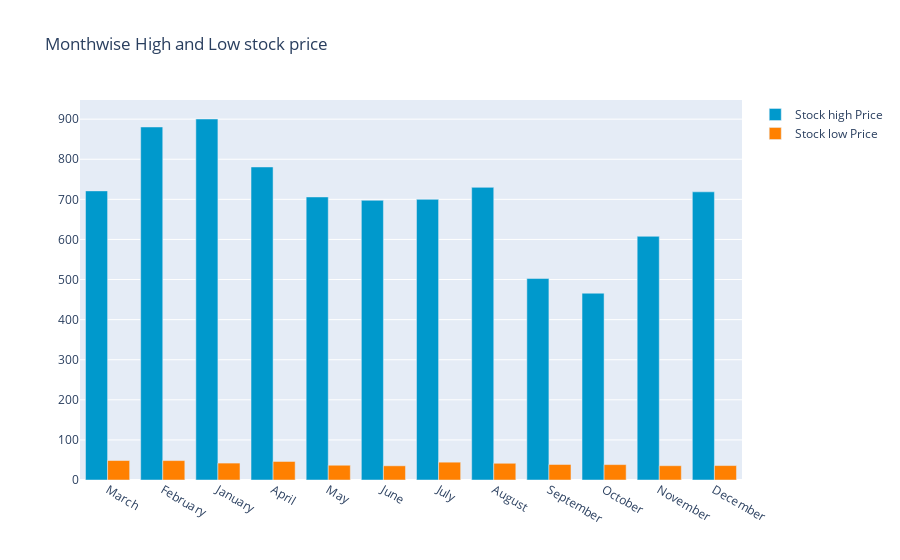

The code cell stored with this chart in its notebook:
### Code cell
maindf.groupby(maindf['date'].dt.strftime('%B'))['low'].min()
monthvise_high = maindf.groupby(maindf['date'].dt.strftime('%B'))['high'].max()
monthvise_high = monthvise_high.reindex(new_order, axis=0)

monthvise_low = maindf.groupby(maindf['date'].dt.strftime('%B'))['low'].min()
monthvise_low = monthvise_low.reindex(new_order, axis=0)

fig = go.Figure()
fig.add_trace(go.Bar(
    x=monthvise_high.index,
    y=monthvise_high,
    name='Stock high Price',
    marker_color='rgb(0, 153, 204)'
))
fig.add_trace(go.Bar(
    x=monthvise_low.index,
    y=monthvise_low,
    name='Stock low Price',
    marker_color='rgb(255, 128, 0)'
))

fig.update_layout(barmode='group', 
                  title=' Monthwise High and Low stock price')
fig.show()

### Figure 1 — Plotly figure (JSON) as saved in the notebook; plotly's stock layout.template omitted (floating-point values rounded to 4 significant figures)
{"data": [{"marker": {"color": "rgb(0, 153, 204)"}, "name": "Stock high Price", "type": "bar", "x": ["March", "February", "January", "April", "May", "June", "July", "August", "September", "October", "November", "December"], "y": [721.1, 880.5, 900.4, 780.8, 706, 697.6, 700, 729.9, 502.5, 465.9, 607.8, 718.7]}, {"marker": {"color": "rgb(255, 128, 0)"}, "name": "Stock low Price", "type": "bar", "x": ["March", "February", "January", "April", "May", "June", "July", "August", "September", "October", "November", "December"], "y": [48.56, 48.4, 42.19, 46.23, 36.82, 35.4, 44.44, 41.73, 38.69, 38.4, 35.64, 36]}], "layout": {"autosize": true, "barmode": "group", "title": {"text": " Monthwise High and Low stock price"}, "xaxis": {"autorange": true, "range": [-0.5, 11.5], "type": "category"}, "yaxis": {"autorange": true, "range": [0, 947.8], "type": "linear"}}}
